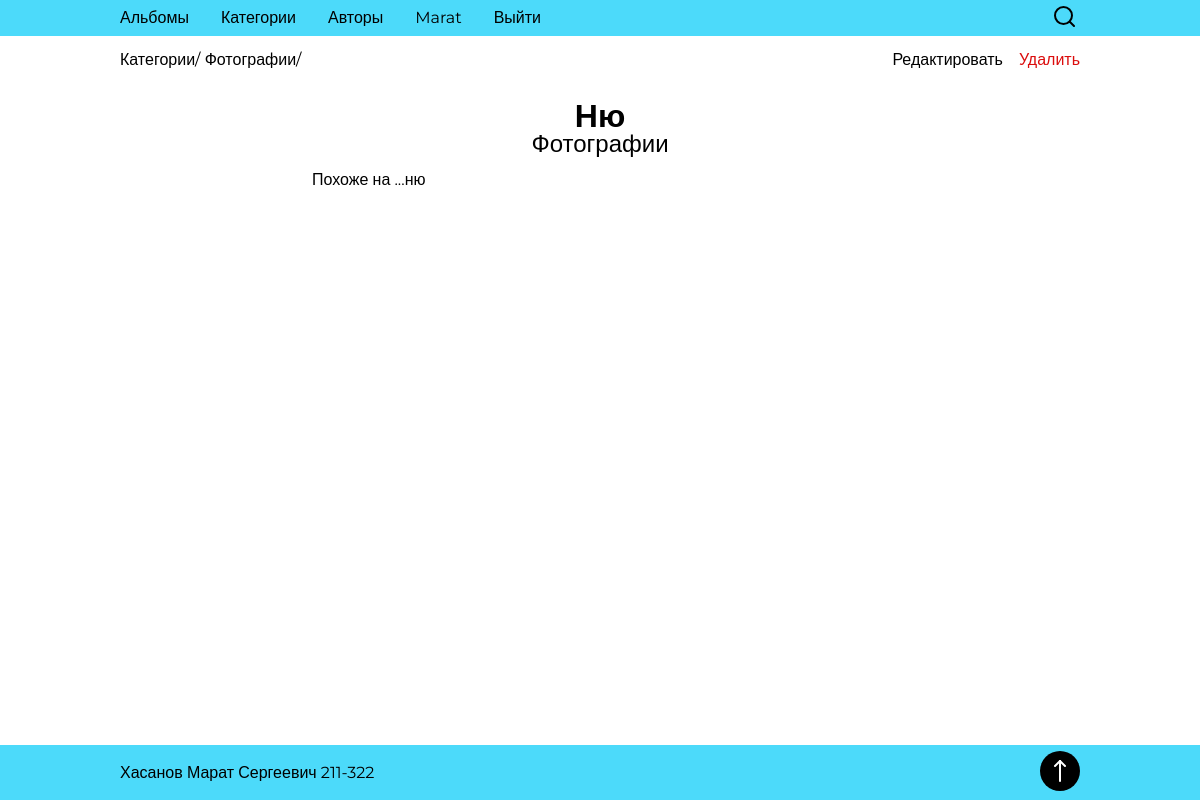
The app's page /category/2/subcategory/1/ (signed in) with its own data.
### authentication/models.py (models this page shows, shortened)
class User(AbstractBaseUser, PermissionsMixin):
    email = models.EmailField(verbose_name="Email", unique=True)
    first_name = models.CharField(verbose_name="Имя", max_length=255)
    last_name = models.CharField(verbose_name="Фамилия", max_length=255)
    photo = models.ImageField(verbose_name="Аватарка", upload_to="users/photos", default="../static/images/avatar-placeholder.svg")
    bio = models.TextField(verbose_name="О себе", blank=True)
    is_active = models.BooleanField(verbose_name='Активирован', default=True)
    is_staff = models.BooleanField(verbose_name='Персонал', default=False)
    is_superuser = models.BooleanField(verbose_name='Администратор', default=False)
    USERNAME_FIELD = 'email'
    REQUIRED_FIELDS = ['first_name', 'last_name']
    objects = UserManager()
    class Meta:
        verbose_name = 'Пользователь'
        verbose_name_plural = 'Пользователи'

### subcategory/models.py (models this page shows, shortened)
class Subcategory(models.Model):
    title = models.CharField(verbose_name="Название", max_length=255, unique=True)
    description = models.TextField(verbose_name="Описание")
    category = models.ForeignKey(verbose_name="Категория", to=Category, on_delete=models.CASCADE, null=True)
    owner = models.ForeignKey(verbose_name="Владелец", to=User, on_delete=models.CASCADE)
    class Meta:
        verbose_name = "Подкатегория"
        verbose_name_plural = "Подкатегории"

### category/models.py (models this page shows)
class Category(models.Model):
    title = models.CharField(verbose_name="Название", max_length=255)
    description = models.TextField(verbose_name="Описание")
    owner = models.ForeignKey(to=User, verbose_name="Владелец", on_delete=models.CASCADE)
    def __str__(self):
        return self.title
    class Meta:
        verbose_name = "Категория"
        verbose_name_plural = "Категории"

### subcategory/views.py (the view)
# urls.py: path('<int:category_id>/subcategory/', include('subcategory.urls')),
@login_required
def subcategory(request, subcategory_id, category_id):
    user = User.objects.get(id=request.user.id)
    subcategory = get_object_or_404(Subcategory, id=subcategory_id, owner=user)
    context = {
        'subcategory': subcategory,
    }
    return render(request, 'subcategory/subcategory.html', context)

### subcategory/templates/subcategory/subcategory.html
{% extends 'base.html' %}
{% block content %}
  <div class="main__header">
    <div class="main__bread bread">
      <a href="{% url 'categories' %}" class="bread__link">Категории/</a>
      <a href="{% url 'category' subcategory.category.id %}" class="bread__link">{{ subcategory.category }}/</a>
    </div>
    <a href="{% url 'subcategory_edit' subcategory.category.id subcategory.id %}" class="main__edit">Редактировать</a>
    <a href="{% url 'subcategory_delete' subcategory.category.id subcategory.id %}" class="main__delete">Удалить</a>
  </div>
  <h1 class="main__title">{{ subcategory.title }}</h1>
  <p class="main__category">{{ subcategory.category }}</p>
  <p class="main__description">{{ subcategory.description }}</p>
{% endblock %}

### templates/base.html (shortened to what this page needs)
{% load static %}
<!DOCTYPE html>
<html lang="en">
<head>
  <link rel="stylesheet" type="text/css" href="{% static 'css/reset.css' %}">
  <link rel="stylesheet" type="text/css" href="{% static 'css/style.css' %}">
</head>
<body class="body" id="body">
  <header class="header">
    <div class="header__wrapper">
      <nav class="header__nav nav">
        <ul class="nav__list">
          <li class="nav__item">
            <a href="{% url 'index' %}" class="nav__link">
              Альбомы
            </a>
          </li>
          <li class="nav__item">
            <a href="{% url 'categories' %}" class="nav__link">
              Категории
            </a>
          </li>
          <li class="nav__item">
            <a href="{% url 'authors' %}" class="nav__link">
              Авторы
            </a>
          </li>
          {% if user.first_name %}
            <li class="nav__item">
              <a href="{% url 'profile' %}" class="nav__link">
                {{ user.first_name }}
              </a>
            </li>
            <li class="nav__item">
              <a href="{% url 'logout' %}" class="nav__link">
                Выйти
              </a>
            </li>
          {% endif %}
        </ul>
      </nav>
      <form class="header__search search" method="POST">
        <a href="#" class="search__start" aria-label="Поиск по странице">
        </a>
      </form>
    </div>
  </header>
  <main class="main">
      {% block content %}
      {% endblock content %}
  </main>
  <footer class="footer">
    <div class="footer__wrapper">
      <p class="footer__fio">
        Хасанов Марат Сергеевич 211-322
      </p>
      <a href="#body" class="footer__link" aria-label="Вернуться к началу">
        <svg width="40" height="40" xmlns="http://www.w3.org/2000/svg">
          <circle cx="20" cy="20" r="20" fill="black"/>
          <g stroke="white" stroke-width="2" stroke-linecap="round">
            <line x1="20" x2="20" y1="10" y2="30" />
            <line x1="15" x2="20" y1="15" y2="10" />
            <line x1="25" x2="20" y1="15" y2="10" />
          </g>
        </svg>
      </a>
    </div>
  </footer>
</body>
</html>

### static/css/style.css (style rules this page uses)
.nav { position: relative; }
.nav__list { display: flex; top: -7em; position: absolute; margin-left: 2em; flex-direction: column; list-style: none; transition: top 0.4s; }
.nav__link { padding: 0.5em 1em; border: none; border-radius: 5px; transition: color 0.2s, background-color 0.2s; }
.search { display: flex; align-items: center; position: relative; }
.search__start { position: absolute; right: 5px; }
.header { background-color: #4CDAFA; transition: padding-bottom 0.4s; }
.header__wrapper { margin: 10px 2%; display: flex; justify-content: space-between; align-items: center; }
@media (min-width: 500px) { .header__wrapper { margin: 10px 5%; } }
@media (min-width: 610px) { .nav__list { position: static; margin-left: -1em; flex-direction: row; } }
@media (min-width: 700px) { .header__wrapper { margin: 10px 10%; } }
:root { font-size: 16px; font-family: "Montserrat", sans-serif; }
a { color: black; text-decoration: none; }
html, body { height: 100%; }
body { display: flex; flex-direction: column; }
.main { flex: 1 0 auto; display: flex; flex-direction: column; margin: 0 10%; }
.main__title { font-size: 2em; margin: 1em 0 0 0; font-weight: bold; text-align: center; }
.main__description { margin: 1em auto; width: 60%; }
.main__header { display: flex; flex-direction: column; margin-top: 1em; }
.main__edit, .main__delete { display: inline; text-align: center; }
.main__edit { margin-top: 1em; }
.main__delete { color: #DB0D0D; }
.main__bread { display: inline; position: relative; }
.main__category { font-size: 1.5em; text-align: center; }
@media (min-width: 560px) { .main__header { flex-direction: row; } }
@media (min-width: 560px) { .main__edit { margin-top: 0; margin-left: auto; margin-right: 1em; } }
.footer { margin-top: 50px; height: 55px; flex: 0 0 auto; display: flex; background-color: #4CDAFA; }
.footer__wrapper { margin: 10px 2%; width: 100%; display: flex; align-items: center; justify-content: space-between; }
.footer__fio { width: 100%; }
@media (min-width: 500px) { .footer__wrapper { margin: 10px 5%; } }
@media (min-width: 700px) { .footer__wrapper { margin: 10px 10%; } }

### records on screen
User: first_name "Marat"
Subcategory: category "Фотографии", title "Ню", description "Похоже на ...ню"
